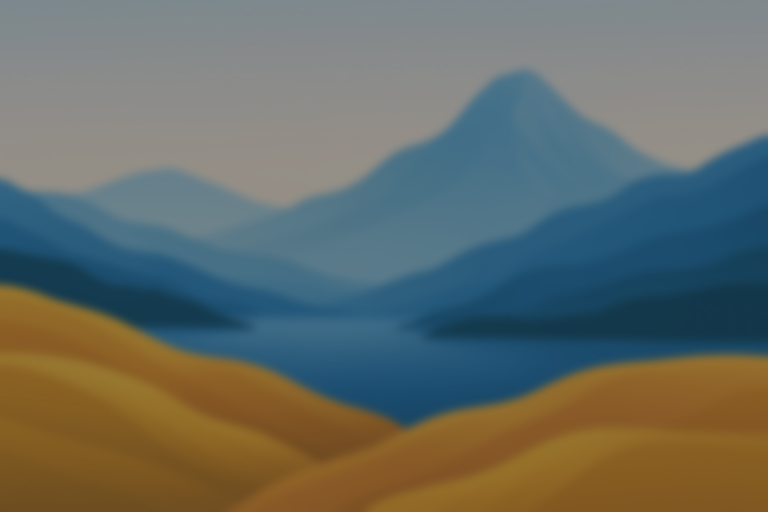
#> input picture recipes/gui/nexus-assets/source/ui/login.jpg, 1536 x 1024 px (shown at 1/2 size)
$ python -i rfb_grab.py   (imports and definitions only)
#> lines starting #> are read from the running program, lines starting #| are printed output that depends on the picture
#!/usr/bin/env python3
# Copyright 2026 Open Nexus OS Contributors
# SPDX-License-Identifier: Apache-2.0
#
# CONTEXT: The ONE RFB (VNC) frame grab + pixel-statistics helper for display
# truth (TASK-0324 P0). `tools/visual-postflight.py` (one-shot verdict) and
# `tools/pixel_proof_on_marker.py` (marker-triggered snapshots for the
# `visible` lane) both import it — a display claim is checked against what the
# host actually shows, never against the compositor's own markers.
# Dependency-free: raw RFB 3.8, security None, Raw encoding; PNG via Pillow
# when present, else a .bgra dump.
# OWNERS: @ui @runtime
# STATUS: Functional
# TEST_COVERAGE: exercised by the visible lane (scripts/qemu-test.sh pixel_proof)

import socket
import struct


# [101 lines left out: functions recvn, grab_frame, luma_stats, flat_band_rows, mean_abs_diff, save_frame, not called in this run]


def load_frame(path: str):
    """Load a frame saved by `save_frame` (PNG via Pillow or .bgra) as (w, h, BGRX)."""
    if path.endswith(".bgra"):
        raise ValueError("raw .bgra frames carry no geometry; compare in-process instead")
    from PIL import Image  # type: ignore
    img = Image.open(path).convert("RGBA")
    r, g, b, a = img.split()
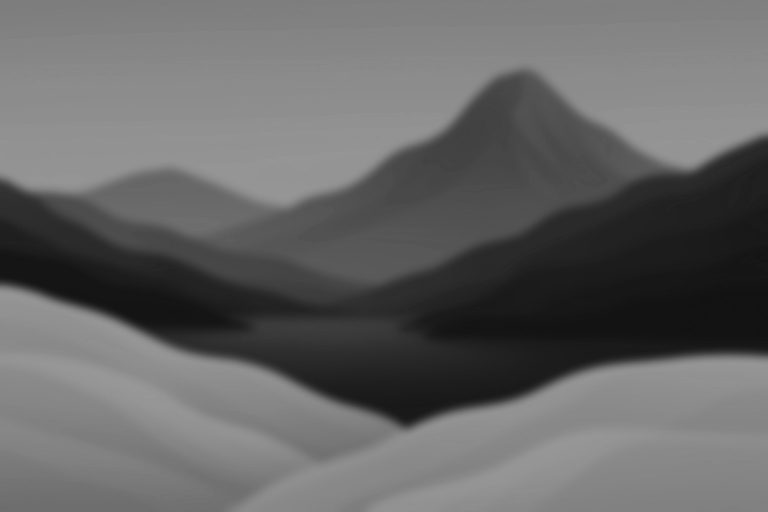
#> r: PIL image 1536x1024 L (shown at 1/2 size); min 18, max 153, mean 101.8
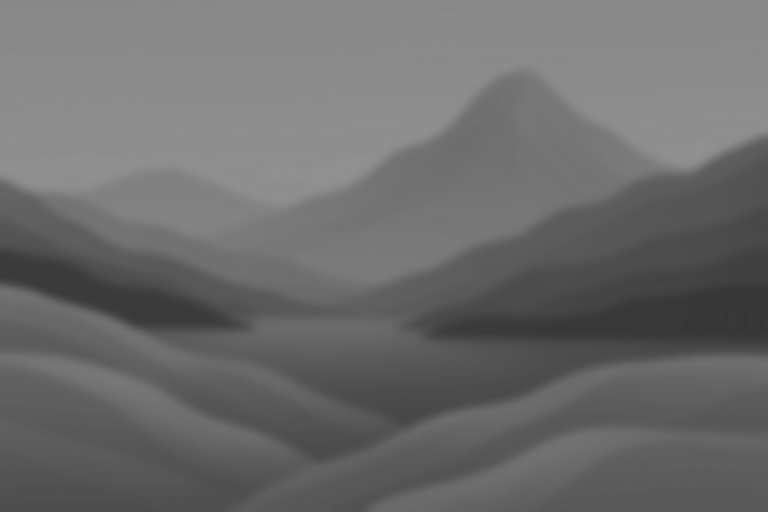
#> g: PIL image 1536x1024 L (shown at 1/2 size); min 54, max 144, mean 108
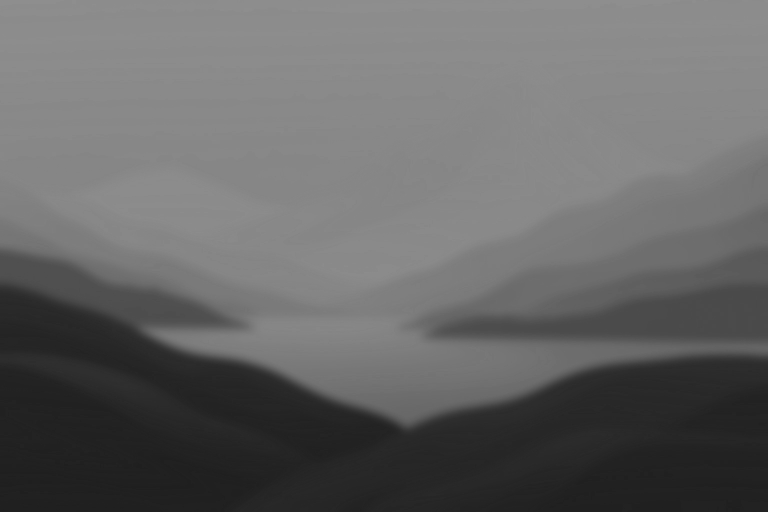
#> b: PIL image 1536x1024 L (shown at 1/2 size); min 30, max 143, mean 101.4
#> a: PIL image 1536x1024 L; every value is 255
    return img.width, img.height, Image.merge("RGBA", (b, g, r, a)).tobytes()

>>> result = load_frame('../recipes/gui/nexus-assets/source/ui/login.jpg')
